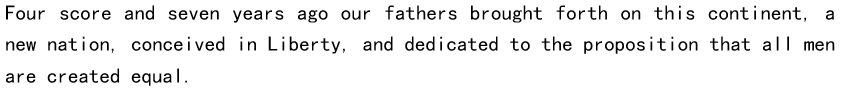
#> input picture object/template/2.PNG, 844 x 94 px, found by its file name
$ python segment.py
#> lines starting #> are read from the running program, lines starting #| are printed output that depends on the picture; after the words box and inside, x2 and y2 are one past the last pixel; in counts of white or black regions, pixels touching at a corner belong together
import sys
import cv2
import numpy as np

img = cv2.imread("2.png", 1)  # 读取图片，第二个参数必须为1
#> img is the input picture: shape (94, 844, 3); min 0, max 255, mean 238.4
img_gray = cv2.cvtColor(img, cv2.COLOR_BGR2GRAY)  # 转化为灰度图

img_thre = img_gray
cv2.threshold(img_gray, 225, 255, cv2.THRESH_BINARY_INV, img_thre)  # 把灰度图转化成二值图
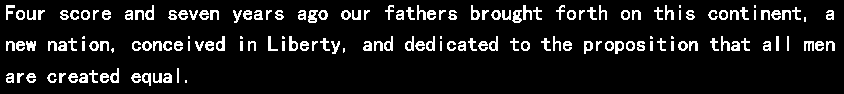
#> img_gray: shape (94, 844); 10% white in thin lines or dots, all inside (x1, y1, x2, y2) = (6, 5, 835, 86)
cv2.imwrite("./row_cut/thre_res.png", img_thre)

row_white = []  # 记录图片每一行的白色像素
row_black = []  # 黑色
height = img_thre.shape[0]  # 图片的高
#> height = 94
width = img_thre.shape[1]  # 宽
#> width = 844
row_white_max = 0
row_black_max = 0
for i in range(height):
    w = 0  # 这一行白色像素的总数
    b = 0  # 黑色
    for j in range(width):
        if img_thre[i][j] == 255:
            w += 1
        if img_thre[i][j] == 0:
            b += 1
    row_white_max = max(row_white_max, w)  # 获取图片行或列的最大白色像素数
    row_black_max = max(row_black_max, b)  # 黑色   一般情况下就是图片的高
    row_white.append(w)
    row_black.append(b)


# 找到每个字母的切割终点
def find_end(start, direct, black_max, n, black=[]):
    end = start + 1
    for m in range(start + 1, direct):
        if (black[m]) > (n * black_max):
            end = m
            break
    return end


# 按行分割图片

img_id = []  # 按行分割的图片数组
n = 0
row = -1
row_start = 0
row_end = 2
while row < height - 1:
    row += 1
    if (row_white[row]) > (0.0001 * row_white_max):
        row_start = row
        row_end = find_end(row_start, height, row_black_max, 0.9999, row_black)
        row = row_end
        if row_end - row_start > 5:
            cj = img[row_start:row_end, 0:width]
            cv2.imwrite("./row_cut/" + str(n) + ".png", cj)
            img_id.append(n)
            n += 1
#> after the loop, img_id = [0, 1, 2]; n = 3; row = 93; row_end = 86; row_start = 68


# 最后处理切割出的图片比例以及边缘 主要是对于过瘦字体和标点符号的优化
def final_process(img, img_height, img_width):  # 切割出的字母和高和宽
    if ((img_height * 0.7) > img_width):
        final_img = np.zeros([img_height + 3, int(img_height * 0.7) + 4, 3], np.uint8)
        width_start = int((int(img_height * 0.7) + 4 - img_width) / 2)
        final_img[3:img_height + 3, width_start:width_start + img_width] = img
        return final_img
    else:
        final_img = np.zeros([img_height + 3, img_width + 4, 3], np.uint8)
        final_img[3:img_height + 3, 2:img_width + 2] = img
        return final_img


# 分割每一行
num = len(img_id)
#> num = 3
n_ = 0  # 记录切割次数
for p in range(num):  # 行循环
    img_row = cv2.imread("./row_cut/" + str(p) + ".png", 1)
    img_gray = cv2.cvtColor(img_row, cv2.COLOR_BGR2GRAY)
    img_row_thre = img_gray
    cv2.threshold(img_gray, 180, 255, cv2.THRESH_BINARY_INV, img_row_thre)
    cv2.imwrite("./row_cut/" + str(p) + "_res.png", img_row_thre)

    col_white = []
    col_black = []
    height = img_row_thre.shape[0]
#> height = 18
    width = img_row_thre.shape[1]
    col_white_max = 0
    col_black_max = 0
    for i in range(width):
        w = 0  # 这一行白色像素的总数
        b = 0  # 黑色
        for j in range(height):
            if img_row_thre[j][i] == 255:
                w += 1
            if img_row_thre[j][i] == 0:
                b += 1
        col_white_max = max(col_white_max, w)
        col_black_max = max(col_black_max, b)
        col_white.append(w)
        col_black.append(b)

    last_col = 0  # 记录上一次切割的位置
    new_col = 0  # 扫描完空格后的位置
    word_width = 0
    col = 0  # 扫描的列
    col_start = 1
    col_end = 2
    while (col < width - 1):
        col += 1
        if (col_white[col]) > (0.02 * col_white_max):  # 如果这一列的白色大于最大列的白的像素数的0.02，则认为这一列有字母
            col_start = col
            col_end = find_end(col_start, width, col_black_max, 0.98, col_black)
            col = col_end
            word_width = col_end - col_start
            if (word_width > 3) or ((col_white[col_start]) > (0.5 * col_white_max)):
                cj = img_row[0:height, col_start:col_end]
                cj = cv2.bitwise_not(cj)  # 像素反取
                img = final_process(cj, height, col_end - col_start)
                kernel = cv2.getStructuringElement(cv2.MORPH_RECT, (2, 2))
                img = cv2.dilate(img, kernel)
                cv2.imwrite("./image_temp/" + "%0.4d" % n_ + ".png", img)  # 命名规则为“分割次数”
                n_ += 1
            last_col = col
            new_col = col
        else:  # 判断空格
            while True:
                new_col += 1
                if (new_col > (width - 1)) or (col_white[new_col] > (0.02 * col_white_max)):  # 扫描到下一处字体或图片结束
                    break
            col = new_col - 1
            if (col - last_col) > (height * 0.4):  # 生成黑色方块，当作空格
                create_space = np.zeros([height, int(height * 0.7), 1],
                                        np.uint8)  # 用numpy生成单通道二维数组，height行，height列，单通道，8位整形
                create_space[:, :, 0] = np.ones([height, int(height * 0.7)]) * 0  # 单通道每个元素为1, 乘以0  得到黑色方块
                cv2.imwrite("./image_temp/" + "%0.4d" % n_ + ".png", create_space)
                n_ += 1
